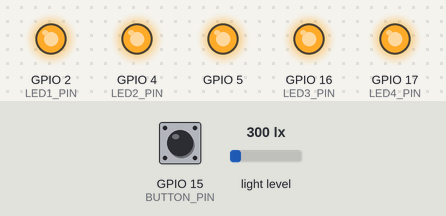
Bench run of a program on a simulated ESP32. On the bench: output pins drawn as LEDs (lit = HIGH). The test bench sets the inputs (shaded band); at power-on: GPIO 15 (BUTTON_PIN) HIGH, light level 300 lx.

Above: at 1.8 s.
1.9 s: GPIO 15 (BUTTON_PIN) pulled LOW for 1.2 s
At 4.2 s:
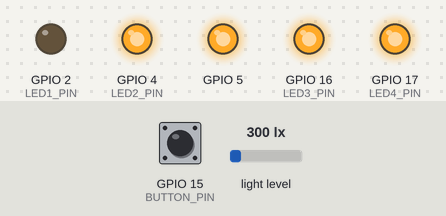
4.6 s: light level set to 471 lx
6.2 s: light level set to 525 lx
At 7.6 s:
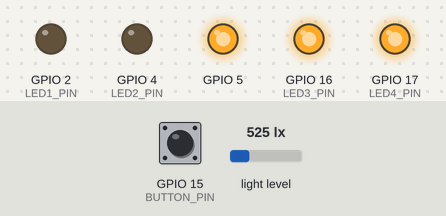
8.5 s: GPIO 15 (BUTTON_PIN) pulled LOW for 1.2 s
At 10.9 s:
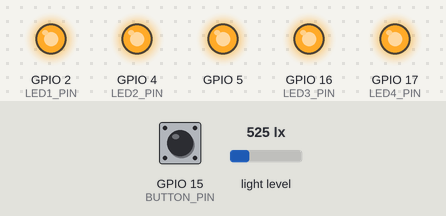
11.2 s: GPIO 15 (BUTTON_PIN) pulled LOW for 3.2 s
At 14.1 s:
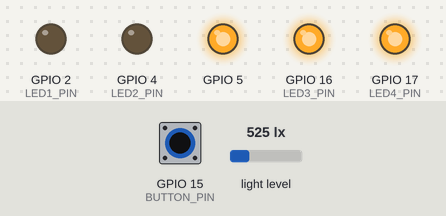
15.9 s: light level set to 719 lx
17.4 s: light level set to 784 lx
At 19.2 s:
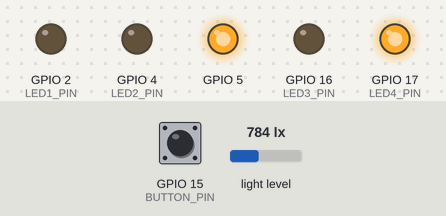
Timing chart, 0 to 20.6 s (numbered marks = the images above; inputs shaded):
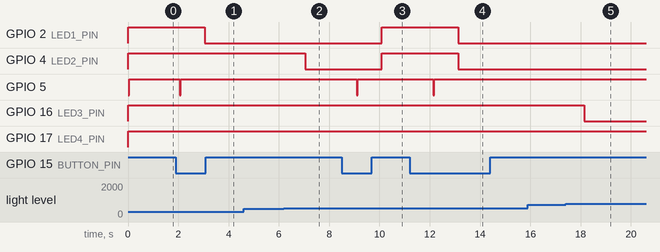

Measured:
- the behaviour switches between 500 and 501 lx on light level (found by bisection; images 1 and 2)
- the behaviour switches between 750 and 751 lx on light level (found by bisection; images 4 and 5)
- after the input at 1.9 s, GPIO 2 (LED1_PIN): HIGH → LOW after 1.2 s; GPIO 5: HIGH → LOW after 0.15 s, → HIGH 0.04 s later
- after the input at 4.6 s, every drawn part: stays the same
- after the input at 6.2 s, GPIO 4 (LED2_PIN): HIGH → LOW after 0.86 s
- after the input at 8.5 s, GPIO 2 (LED1_PIN), GPIO 4 (LED2_PIN): LOW → HIGH after 1.6 s; GPIO 5: HIGH → LOW after 0.60 s, → HIGH 0.04 s later
- after the input at 11.2 s, GPIO 2 (LED1_PIN), GPIO 4 (LED2_PIN): HIGH → LOW after 1.9 s; GPIO 5: HIGH → LOW after 0.94 s, → HIGH 0.04 s later
- after the input at 15.9 s, every drawn part: stays the same
- after the input at 17.4 s, GPIO 16 (LED3_PIN): HIGH → LOW after 0.74 s

The program:

main.cpp
```cpp
#include <Arduino.h>
#include <Wire.h>
#include <BH1750.h>
#include <SPI.h>
#include <w25q64.hpp>

#define LED1_PIN 2
#define LED2_PIN 4
#define LED3_PIN 16
#define LED4_PIN 17
#define BUTTON_PIN 15

BH1750 lightMeter(0x23);
bool sensorStatus = false;
bool autoBrightness = false;
portMUX_TYPE gpioIntMux = portMUX_INITIALIZER_UNLOCKED;

w25q64 spiChip;

void buttonInterrupt() {
  portENTER_CRITICAL(&gpioIntMux);
  sensorStatus = !sensorStatus;
  portEXIT_CRITICAL(&gpioIntMux);
}

void setup() {
  Serial.begin(9600);
  Wire.begin();
  spiChip.begin();

  pinMode(LED1_PIN, OUTPUT);
  pinMode(LED2_PIN, OUTPUT);
  pinMode(LED3_PIN, OUTPUT);
  pinMode(LED4_PIN, OUTPUT);

  lightMeter.begin();

  pinMode(BUTTON_PIN, INPUT_PULLUP);
  attachInterrupt(digitalPinToInterrupt(BUTTON_PIN), buttonInterrupt, FALLING);

  byte chipId[4];
  spiChip.getId(chipId);

  char readBuffer[256];
  spiChip.readPages(reinterpret_cast<unsigned char*>(readBuffer), 0xFFFF, 1);
  autoBrightness = strcmp(readBuffer, "true") == 0;
}

void loop() {
  if (sensorStatus) {
    portENTER_CRITICAL(&gpioIntMux);
    sensorStatus = false;
    portEXIT_CRITICAL(&gpioIntMux);

    autoBrightness = !autoBrightness;
    ESP_LOGI("Auto Brightness", "status: %s", autoBrightness ? "true" : "false");

    char writeBuffer[6];
    strcpy(writeBuffer, autoBrightness ? "true" : "false");
    spiChip.erasePageSector(0xFFFF);
    spiChip.pageWrite(reinterpret_cast<unsigned char*>(writeBuffer), 0xFFFF);
    ESP_LOGI("W25Q64", "Done writing");
    delay(1000);
  }

  float lux = lightMeter.readLightLevel();

  if (autoBrightness) {
    ESP_LOGI("BH1750", "Intensitas Cahaya: %.2f lux", lux);
    if (lux <= 250) {
      digitalWrite(LED1_PIN, HIGH);
      digitalWrite(LED2_PIN, HIGH);
      digitalWrite(LED3_PIN, HIGH);
      digitalWrite(LED4_PIN, HIGH);
    } else if (lux <= 500) {
      digitalWrite(LED1_PIN, LOW);
      digitalWrite(LED2_PIN, HIGH);
      digitalWrite(LED3_PIN, HIGH);
      digitalWrite(LED4_PIN, HIGH);
    } else if (lux <= 750) {
      digitalWrite(LED1_PIN, LOW);
      digitalWrite(LED2_PIN, LOW);
      digitalWrite(LED3_PIN, HIGH);
      digitalWrite(LED4_PIN, HIGH);
    } else if (lux <= 1000) {
      digitalWrite(LED1_PIN, LOW);
      digitalWrite(LED2_PIN, LOW);
      digitalWrite(LED3_PIN, LOW);
      digitalWrite(LED4_PIN, HIGH);
    } else {
      digitalWrite(LED1_PIN, LOW);
      digitalWrite(LED2_PIN, LOW);
      digitalWrite(LED3_PIN, LOW);
      digitalWrite(LED4_PIN, LOW);
    }
  } else {
    digitalWrite(LED1_PIN, HIGH);
    digitalWrite(LED2_PIN, HIGH);
    digitalWrite(LED3_PIN, HIGH);
    digitalWrite(LED4_PIN, HIGH);
  }

  delay(1000);
}
```
